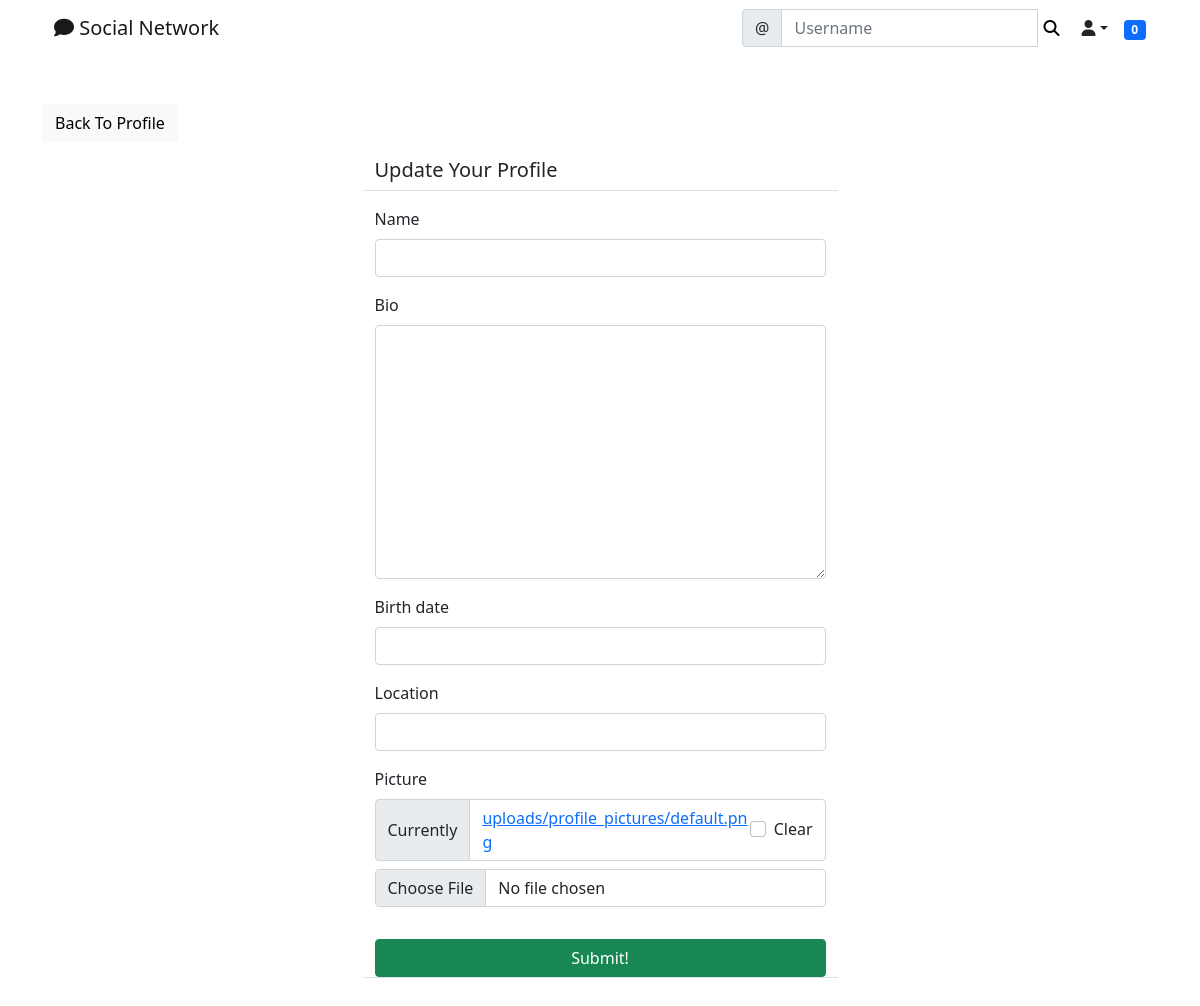
Page /social/profile/edit/2/ (signed in) on the earlier database version.
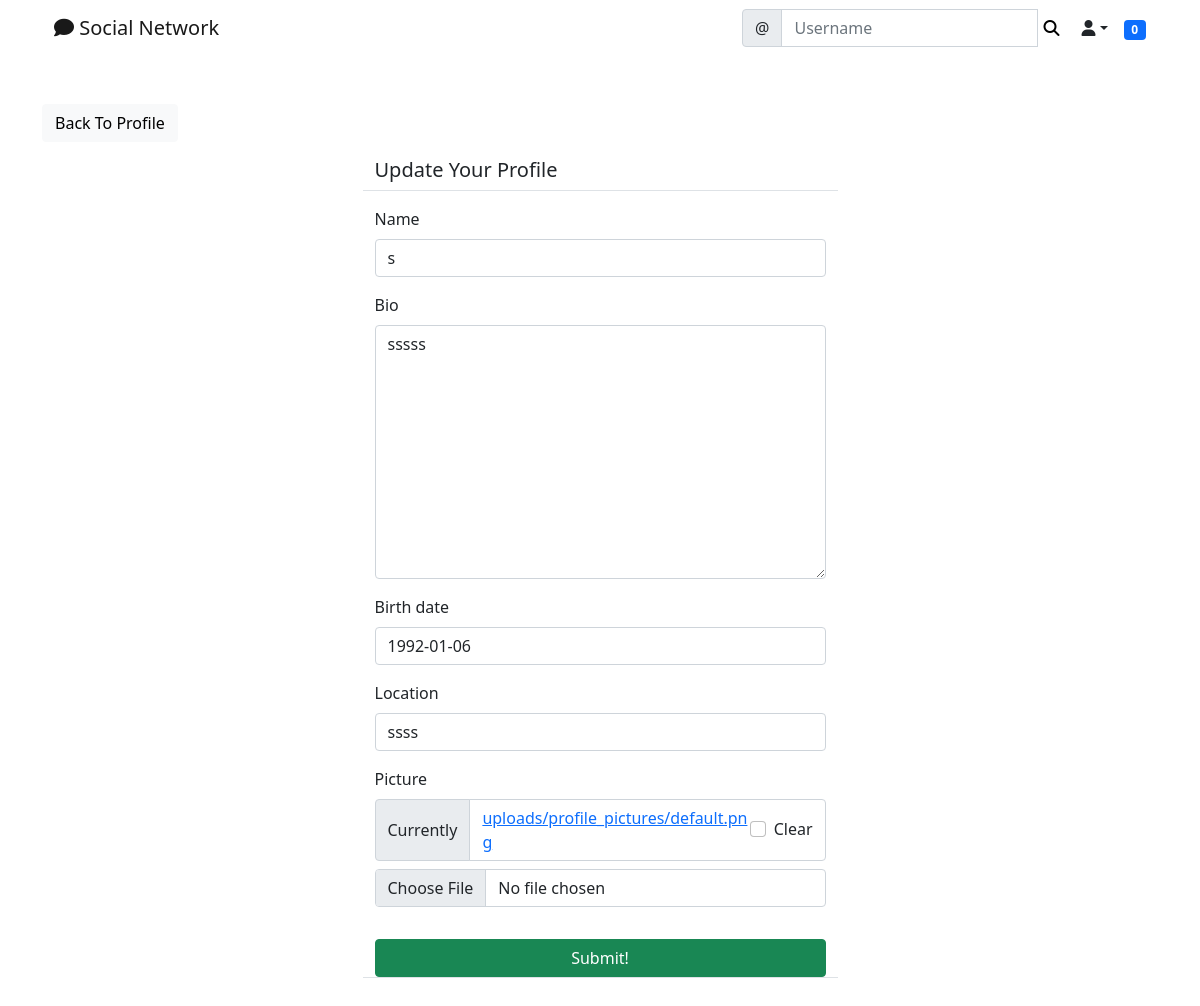
Same page on the later database version.
### social/models.py (models this page shows)
class UserProfile(models.Model):
    user = models.OneToOneField(User, primary_key=True, verbose_name='user', related_name='profile', on_delete=models.CASCADE)
    name = models.CharField(max_length=30, blank=True, null=True)
    bio = models.TextField(max_length=500, blank=True, null=True)
    birth_date=models.DateField(null=True, blank=True)
    location = models.CharField(max_length=100, blank=True, null=True)
    picture = models.ImageField(upload_to='uploads/profile_pictures', default='uploads/profile_pictures/default.png', blank=True)
    followers = models.ManyToManyField(User, blank=True, related_name='followers')

### social/views.py (the view, shortened to what this page needs)
# urls.py: path('profile/edit/<int:pk>/', ProfileEditView.as_view(), name='profile-edit'),
class ProfileEditView(LoginRequiredMixin, UserPassesTestMixin, UpdateView):
    model = UserProfile
    fields = ['name', 'bio', 'birth_date', 'location', 'picture']
    template_name = 'social/profile_edit.html'
    def test_func(self):
        profile = self.get_object()
        return self.request.user == profile.user

### landing/templatetags/custom_tags.py (called while the page is built)
@register.inclusion_tag('social/show_notifications.html', takes_context=True)
def show_notifications(context):
    request_user = context['request'].user
    notifications = Notification.objects.filter(to_user=request_user).exclude(user_has_seen=True).order_by('-date')
    return {'notifications': notifications}

### social/templates/social/profile_edit.html (shortened to what this page needs)
{% extends 'landing/base.html' %}
{% load crispy_forms_tags %}
{% block content %}
<div class="container">
    <div class="row mt-5">
        <div class="col-md-5 col-sm-6">
            <a href="{% url 'profile' object.pk %}" class="btn btn-light">Back To Profile</a>
        </div>
    </div>
    <div class="row justify-content-center mt-3">
        <div class="col-md-5 col-sm-12 border-bottom">
            <h5>Update Your Profile</h5>
        </div>
    </div>
    <div class="row justify-content-center mt-3 mb-5">
        <div class="col-md-5 col-sm-12 border-bottom">
            <form method="POST" enctype="multipart/form-data">
                {{ form | crispy }}
                <div class="d-grid gap-2">
                    <button class="btn btn-success mt-3">Submit!</button>
                </div>
            </form>
        </div>
    </div>
</div>
{% endblock content %}

Differences in the rows shown:
changed UserProfile: name (not shown) → "s"; bio (not shown) → "sssss"; birth_date (not shown) → "1992-01-06"; location (not shown) → "ssss"
